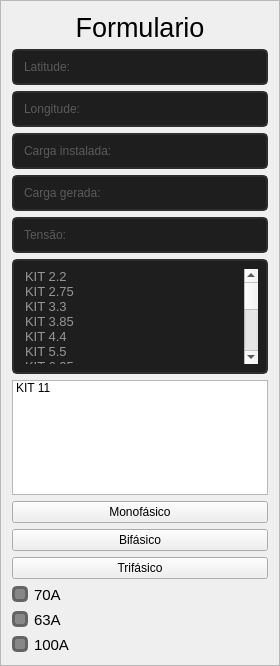
        <widget class="QFrame" name="frame_form10k">
         <property name="maximumSize">
          <size>
           <width>16777215</width>
           <height>666</height>
          </size>
         </property>
         <property name="styleSheet">
          <string notr="true">
QLineEdit {
	border: 2px solid rgb(45, 45, 45);
	border-radius: 5px;
	background-color: rgb(30, 30, 30);
	color: rgb(200, 200, 200);
	padding: 8px;
}
QLineEdit:hover {
	border: 2px solid rgb(200, 200, 200);
	color: rgb(200, 200, 200);
}
QLineEdit:focus {
	border: 2px solid rgb(254, 14, 15);
	color: rgb(200, 200, 200);
}
QPushButton {
	border: 2px solid rgb(45, 45, 45);
	border-radius: 5px;
	background-color: rgb(254, 14, 15);
	color: rgb(30, 30, 30);
	padding: 8px;
}
QPushButton:hover {
	border: 2px solid rgb(200, 200, 200);
	color: rgb(200, 200, 200);
}
QPushButton:pressed {
	border: 2px solid rgb(45, 45, 45);
	color: rgb(30, 30, 30);
}
QListWidget {
	border: 2px solid rgb(45, 45, 45);
	border-radius: 5px;
	background-color: rgb(30, 30, 30);
	color: rgb(150, 150, 150);
	padding: 8px;
}
QListWidget:hover {
	border: 2px solid rgb(200, 200, 200);
	color: rgb(200, 200, 200);
}
QListWidget:focus {
	border: 2px solid rgb(254, 14, 15);
	color: rgb(200, 200, 200);
};
background-color: rgb(83, 83, 83);
border-radius: 10px;</string>
         </property>
         <property name="frameShape">
          <enum>QFrame::StyledPanel</enum>
         </property>
         <property name="frameShadow">
          <enum>QFrame::Raised</enum>
         </property>
         <layout class="QVBoxLayout" name="verticalLayout_5">
          <item>
           <widget class="QLabel" name="label_3">
            <property name="maximumSize">
             <size>
              <width>16777215</width>
              <height>36</height>
             </size>
            </property>
            <property name="font">
             <font>
              <family>Segoe UI</family>
              <pointsize>20</pointsize>
             </font>
            </property>
            <property name="layoutDirection">
             <enum>Qt::LeftToRight</enum>
            </property>
            <property name="text">
             <string>Formulario</string>
            </property>
            <property name="alignment">
             <set>Qt::AlignCenter</set>
            </property>
           </widget>
          </item>
          <item>
           <widget class="QLineEdit" name="linelttd">
            <property name="styleSheet">
             <string notr="true">QLineEdit {
	border: 2px solid rgb(45, 45, 45);
	border-radius: 5px;
	background-color: rgb(30, 30, 30);
	color: rgb(150, 150, 150);
	padding: 8px;
}
QLineEdit:hover {
	border: 2px solid rgb(200, 200, 200);
	color: rgb(200, 200, 200);
}
QLineEdit:focus {
	border: 2px solid rgb(254, 14, 15);
	color: rgb(200, 200, 200);
}</string>
            </property>
            <property name="inputMask">
             <string/>
            </property>
            <property name="text">
             <string/>
            </property>
            <property name="frame">
             <bool>true</bool>
            </property>
            <property name="placeholderText">
             <string>Latitude:</string>
            </property>
           </widget>
          </item>
          <item>
           <widget class="QLineEdit" name="linelgtd">
            <property name="styleSheet">
             <string notr="true">QLineEdit {
	border: 2px solid rgb(45, 45, 45);
	border-radius: 5px;
	background-color: rgb(30, 30, 30);
	color: rgb(150, 150, 150);
	padding: 8px;
}
QLineEdit:hover {
	border: 2px solid rgb(200, 200, 200);
	color: rgb(200, 200, 200);
}
QLineEdit:focus {
	border: 2px solid rgb(254, 14, 15);
	color: rgb(200, 200, 200);
}</string>
            </property>
            <property name="placeholderText">
             <string>Longitude:</string>
            </property>
           </widget>
          </item>
          <item>
           <widget class="QLineEdit" name="linecargainsta">
            <property name="styleSheet">
             <string notr="true">QLineEdit {
	border: 2px solid rgb(45, 45, 45);
	border-radius: 5px;
	background-color: rgb(30, 30, 30);
	color: rgb(150, 150, 150);
	padding: 8px;
}
QLineEdit:hover {
	border: 2px solid rgb(200, 200, 200);
	color: rgb(200, 200, 200);
}
QLineEdit:focus {
	border: 2px solid rgb(254, 14, 15);
	color: rgb(200, 200, 200);
}</string>
            </property>
            <property name="placeholderText">
             <string>Carga instalada:</string>
            </property>
           </widget>
          </item>
          <item>
           <widget class="QLineEdit" name="linecargainstagera">
            <property name="styleSheet">
             <string notr="true">QLineEdit {
	border: 2px solid rgb(45, 45, 45);
	border-radius: 5px;
	background-color: rgb(30, 30, 30);
	color: rgb(150, 150, 150);
	padding: 8px;
}
QLineEdit:hover {
	border: 2px solid rgb(200, 200, 200);
	color: rgb(200, 200, 200);
}
QLineEdit:focus {
	border: 2px solid rgb(254, 14, 15);
	color: rgb(200, 200, 200);
}</string>
            </property>
            <property name="placeholderText">
             <string>Carga gerada:</string>
            </property>
           </widget>
          </item>
          <item>
           <widget class="QLineEdit" name="linetensao">
            <property name="styleSheet">
             <string notr="true">QLineEdit {
	border: 2px solid rgb(45, 45, 45);
	border-radius: 5px;
	background-color: rgb(30, 30, 30);
	color: rgb(150, 150, 150);
	padding: 8px;
}
QLineEdit:hover {
	border: 2px solid rgb(200, 200, 200);
	color: rgb(200, 200, 200);
}
QLineEdit:focus {
	border: 2px solid rgb(254, 14, 15);
	color: rgb(200, 200, 200);
}</string>
            </property>
            <property name="placeholderText">
             <string>Tensão:</string>
            </property>
           </widget>
          </item>
          <item>
           <widget class="QListWidget" name="listpot">
            <property name="maximumSize">
             <size>
              <width>16777215</width>
              <height>16777215</height>
             </size>
            </property>
            <property name="font">
             <font>
              <family>Segoe UI</family>
              <pointsize>10</pointsize>
             </font>
            </property>
            <property name="styleSheet">
             <string notr="true">QListWidget {
	border: 2px solid rgb(45, 45, 45);
	border-radius: 5px;
	background-color: rgb(30, 30, 30);
	color: rgb(150, 150, 150);
	padding: 8px;
}
QListWidget:hover {
	border: 2px solid rgb(200, 200, 200);
	color: rgb(200, 200, 200);
}
QListWidget:focus {
	border: 2px solid rgb(254, 14, 15);
	color: rgb(200, 200, 200);
}</string>
            </property>
            <item>
             <property name="text">
              <string>KIT 2.2</string>
             </property>
            </item>
            <item>
             <property name="text">
              <string>KIT 2.75</string>
             </property>
            </item>
            <item>
             <property name="text">
              <string>KIT 3.3</string>
             </property>
            </item>
            <item>
             <property name="text">
              <string>KIT 3.85</string>
             </property>
            </item>
            <item>
             <property name="text">
              <string>KIT 4.4</string>
             </property>
            </item>
            <item>
             <property name="text">
              <string>KIT 5.5</string>
             </property>
            </item>
            <item>
             <property name="text">
              <string>KIT 6.05</string>
             </property>
            </item>
            <item>
             <property name="text">
              <string>KIT 6.60</string>
             </property>
            </item>
            <item>
             <property name="text">
              <string>KIT 7.7</string>
             </property>
            </item>
            <item>
             <property name="text">
              <string>KIT 7.75</string>
             </property>
            </item>
            <item>
             <property name="text">
              <string>KIT 8.8</string>
             </property>
            </item>
            <item>
             <property name="text">
              <string>KIT 8.25</string>
             </property>
            </item>
            <item>
             <property name="text">
              <string>KIT 9.9</string>
             </property>
            </item>
            <item>
             <property name="text">
              <string>KIT 9.35</string>
             </property>
            </item>
            <item>
             <property name="text">
              <string>KIT 10.45</string>
             </property>
            </item>
            <item>
             <property name="text">
              <string>KIT 11</string>
             </property>
            </item>
           </widget>
          </item>
          <item>
           <widget class="QListWidget" name="listpot2">
            <item>
             <property name="text">
              <string>KIT 11</string>
             </property>
            </item>
           </widget>
          </item>
          <item>
           <widget class="QPushButton" name="bt_mono">
            <property name="text">
             <string>Monofásico</string>
            </property>
           </widget>
          </item>
          <item>
           <widget class="QPushButton" name="bt_bi">
            <property name="text">
             <string>Bifásico</string>
            </property>
           </widget>
          </item>
          <item>
           <widget class="QPushButton" name="bt_tri">
            <property name="text">
             <string>Trifásico</string>
            </property>
           </widget>
          </item>
          <item>
           <widget class="QRadioButton" name="inv70a">
            <property name="maximumSize">
             <size>
              <width>16777215</width>
              <height>16777215</height>
             </size>
            </property>
            <property name="font">
             <font>
              <family>Segoe UI</family>
              <pointsize>11</pointsize>
             </font>
            </property>
            <property name="styleSheet">
             <string notr="true">QRadioButton:indicator {
	border: 3px solid rgb(100, 100, 100);
	border-radius: 5px;
	width: 10px;
	height: 10px;
	background-color: rgb(135, 135, 135);
}
QRadioButton:indicator:checked {
	border: 3px solid rgb(254, 14, 15);
	background-color: rgb(254, 14, 15);	
}</string>
            </property>
            <property name="text">
             <string>70A</string>
            </property>
           </widget>
          </item>
          <item>
           <widget class="QRadioButton" name="inv63a">
            <property name="font">
             <font>
              <family>Segoe UI</family>
              <pointsize>11</pointsize>
             </font>
            </property>
            <property name="styleSheet">
             <string notr="true">QRadioButton:indicator {
	border: 3px solid rgb(100, 100, 100);
	border-radius: 5px;
	width: 10px;
	height: 10px;
	background-color: rgb(135, 135, 135);
}
QRadioButton:indicator:checked {
	border: 3px solid rgb(254, 14, 15);
	background-color: rgb(254, 14, 15);	
}</string>
            </property>
            <property name="text">
             <string>63A</string>
            </property>
           </widget>
          </item>
          <item>
           <widget class="QRadioButton" name="inv100a">
            <property name="font">
             <font>
              <family>Segoe UI</family>
              <pointsize>11</pointsize>
             </font>
            </property>
            <property name="styleSheet">
             <string notr="true">QRadioButton:indicator {
	border: 3px solid rgb(100, 100, 100);
	border-radius: 5px;
	width: 10px;
	height: 10px;
	background-color: rgb(135, 135, 135);
}
QRadioButton:indicator:checked {
	border: 3px solid rgb(254, 14, 15);
	background-color: rgb(254, 14, 15);	
}</string>
            </property>
            <property name="text">
             <string>100A</string>
            </property>
           </widget>
          </item>
         </layout>
        </widget>
